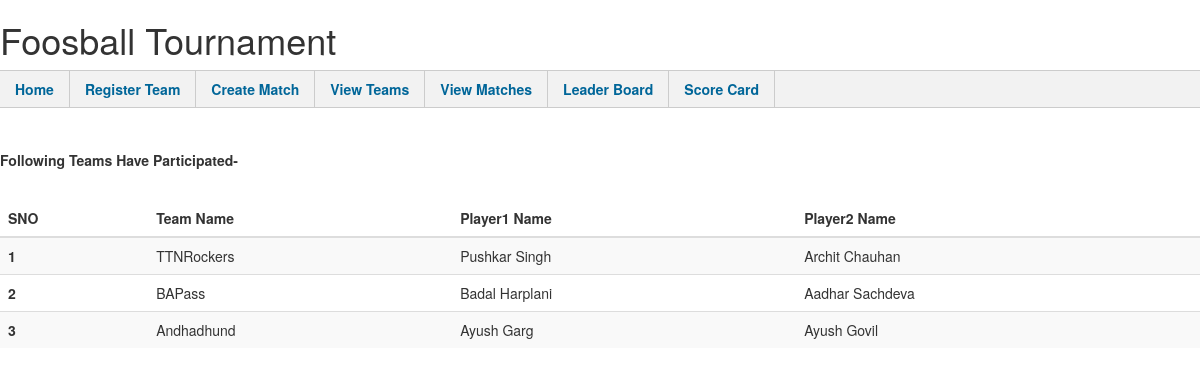
Screenshot of /teams/ with the database file from the repository.
### leaderboard/models.py (models this page shows, shortened)
class Team(models.Model):
    player1 = models.CharField(max_length=250, null=False, blank=False)
    player2 = models.CharField(max_length=250, null=False, blank=False)
    name = models.CharField(max_length=250, unique=True, null=False, blank=False)
    id = models.AutoField
    pass

### leaderboard/views.py (the view)
# urls.py: url(r'^teams/$', views.view_teams, name='viewteams'),
def view_teams(request):
    try:
        all_teams = Team.objects.all()
    except Team.DoesNotExist:
        raise Http404("No Teams Registered")
    context = {
        'all_teams': all_teams
    }
    return render(request, 'leaderboard/teamlist.html', context)

### leaderboard/templates/leaderboard/teamlist.html (shortened to what this page needs)
<!DOCTYPE html>
<html lang="en">
<head>
    <h1>Foosball Tournament</h1>
    <link rel="stylesheet" href="https://maxcdn.bootstrapcdn.com/bootstrap/3.3.7/css/bootstrap.min.css">
    <header>
        <ul id="nav">
            <li><a href="{% url 'leaderboard:index' %}">Home</a></li>
            <li><a href="{% url 'leaderboard:team_add' %}">Register Team</a></li>
            <li><a href="{% url 'leaderboard:match_add' %}">Create Match</a></li>
            <li><a href="{% url 'leaderboard:viewteams' %}">View Teams</a></li>
            <li><a href="{% url 'leaderboard:viewmatches' %}">View Matches</a></li>
            <li><a href="{% url 'leaderboard:topteams' %}">Leader Board</a></li>
            <li><a href="{% url 'leaderboard:scorecard' %}">Score Card</a></li>
        </ul>
    </header>
</head>
<body>
<p><b>Following Teams Have Participated-</b></p><br>
{% if all_teams %}
    <table class="table table-striped">
        <thead>
        <tr>
            <th scope="col">SNO</th>
            <th scope="col">Team Name</th>
            <th scope="col">Player1 Name</th>
            <th scope="col">Player2 Name</th>
        </tr>
        </thead>
        <tbody>
        {% for team in all_teams %}
            <tr>
                <th scope="row">{{ team.id }}</th>
                <td>{{ team.name }}</td>
                <td>{{ team.player1 }}</td>
                <td>{{ team.player2 }}</td>
            </tr>
        {% endfor %}
        </tbody>
    </table>
{% else %}
    <p>No Teams Registered Yet.</p>
{% endif %}
</body>
</html>

### leaderboard/templates/leaderboard/teamlist.html (style rules this page uses)
#nav { width: 100%; float: left; margin: 0 0 3em 0; padding: 0; list-style: none; }
#nav li { float: left; }
#nav { width: 100%; float: left; margin: 0 0 3em 0; padding: 0; list-style: none; background-color: #f2f2f2; border-bottom: 1px solid #ccc; border-top: 1px solid #ccc; }
#nav li a { display: block; padding: 8px 15px; text-decoration: none; font-weight: bold; color: #069; border-right: 1px solid #ccc; }
body { background-image: url(""); background-repeat: no-repeat; background-size: 100%; }

### rows the page displays
Team: id "1", name "TTNRockers", player1 "Pushkar Singh", player2 "Archit Chauhan"
Team: id "2", name "BAPass", player1 "Badal Harplani", player2 "Aadhar Sachdeva"
Team: id "3", name "Andhadhund", player1 "Ayush Garg", player2 "Ayush Govil"
